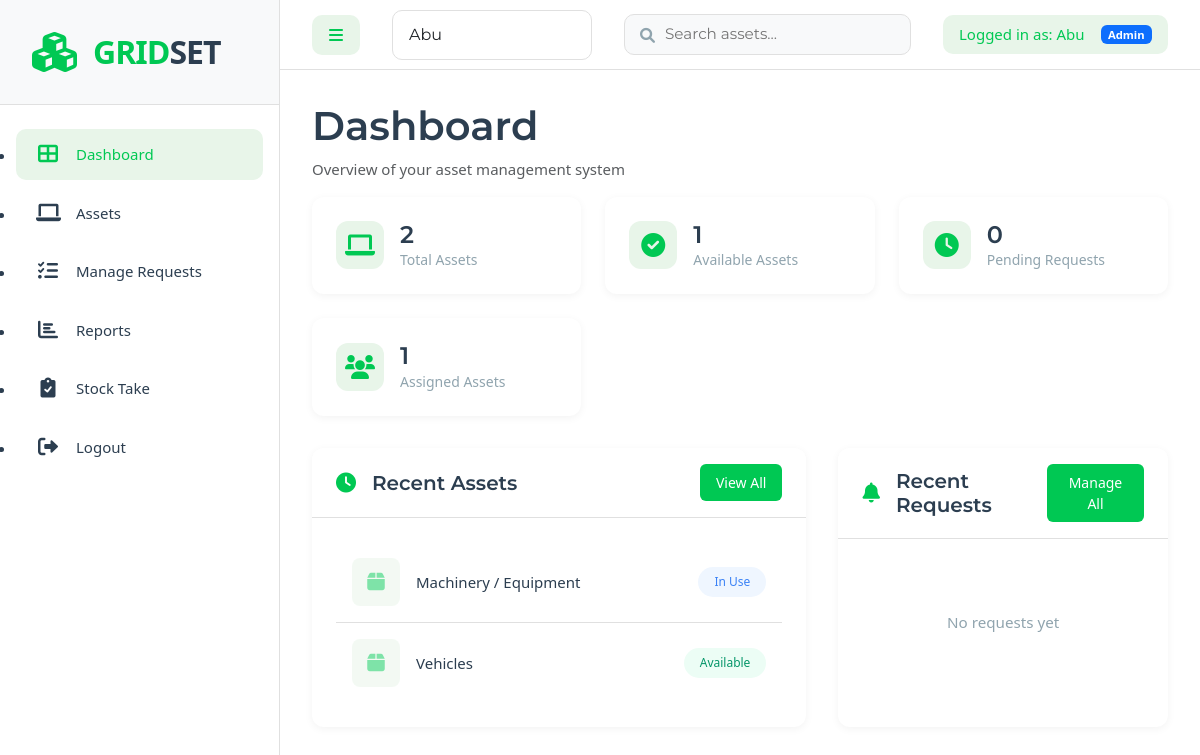
The page /dashboard/ (signed in) on the database its author committed.
### assets/models.py (models this page shows, shortened)
class Asset(models.Model):
    STATUS_CHOICES = [
        ('available', 'Available'),
        ('in_use', 'In Use'),
        ('maintenance', 'Under Maintenance'),
        ('retired', 'Retired')
    ]
    CATEGORY_CHOICES = [
        ('furniture', 'Furniture'),
        ('technology', 'Technology'),
        ('vehicles', 'Vehicles'),
        ('office_supplies', 'Office Supplies'),
        ('machinery', 'Machinery / Equipment')
    ]
    asset_no = models.CharField(max_length=50, unique=True, editable=False, default='TEMP-ASSET-0000')
    serial_no = models.CharField(max_length=100, null=True, blank=True)
    purchase_date = models.DateField(null=True, blank=True)
    purchase_cost = models.DecimalField(max_digits=12, decimal_places=2, null=True, blank=True)
    condition = models.CharField(max_length=100, null=True, blank=True)
    depreciation = models.DecimalField(max_digits=5, decimal_places=2, null=True, blank=True, help_text="Depreciation rate in %")
    supplier = models.CharField(max_length=255, null=True, blank=True)
    warranty = models.CharField(max_length=100, null=True, blank=True)
    description = models.TextField(blank=True)
    category = models.CharField(max_length=50, choices=CATEGORY_CHOICES)
    department = models.ForeignKey(Department, on_delete=models.CASCADE)
    status = models.CharField(max_length=20, choices=STATUS_CHOICES, default='available')
    assigned_to = models.ForeignKey(User, on_delete=models.SET_NULL, null=True, blank=True, related_name='assigned_assets')
    created_at = models.DateTimeField(auto_now_add=True)
    updated_at = models.DateTimeField(auto_now=True)
    image = models.ImageField(upload_to='assets/', null=True, blank=True)
    class Meta:
        ordering = ['-created_at']

### assets/views.py (the view)
# urls.py: path('dashboard/', views.dashboard, name='dashboard'),
@login_required
def dashboard(request):
    context = {
        'total_assets': Asset.objects.count(),
        'available_assets': Asset.objects.filter(status='available').count(),
        'pending_requests': AssetRequest.objects.filter(approved__isnull=True).count(),
        'assigned_assets': Asset.objects.filter(status='in_use').count(),
        'recent_assets': Asset.objects.all()[:5],
        'recent_requests': AssetRequest.objects.all()[:5],
    }
    return render(request, 'assets/dashboard.html', context)

### assets/views.py (called while the page is built)
def get_context_data(request):
    context = {}
    if settings.DEBUG:
        context['available_users'] = User.objects.all().order_by('-is_staff', 'username')
        context['debug'] = True
    return context

### assets/templates/assets/dashboard.html (shortened to what this page needs)
{% extends 'assets/base.html' %}
{% block content %}
<div class="page-header">
    <div class="header-content">
        <h1>Dashboard</h1>
        <p class="text-muted">Overview of your asset management system</p>
    </div>
</div>
<div class="dashboard-grid">
    <div class="stats-row">
        <div class="stat-card">
            <div class="stat-icon">
                <i class="fas fa-laptop"></i>
            </div>
            <div class="stat-content">
                <h3>{{ total_assets }}</h3>
                <p>Total Assets</p>
            </div>
        </div>
        <div class="stat-card">
            <div class="stat-icon">
                <i class="fas fa-check-circle"></i>
            </div>
            <div class="stat-content">
                <h3>{{ available_assets }}</h3>
                <p>Available Assets</p>
            </div>
        </div>
        <div class="stat-card">
            <div class="stat-icon">
                <i class="fas fa-clock"></i>
            </div>
            <div class="stat-content">
                <h3>{{ pending_requests }}</h3>
                <p>Pending Requests</p>
            </div>
        </div>
        <div class="stat-card">
            <div class="stat-icon">
                <i class="fas fa-users"></i>
            </div>
            <div class="stat-content">
                <h3>{{ assigned_assets }}</h3>
                <p>Assigned Assets</p>
            </div>
        </div>
    </div>
    <div class="dashboard-content">
        <div class="content-card">
            <div class="card-header">
                <div class="header-title">
                    <i class="fas fa-clock"></i>
                    <h2>Recent Assets</h2>
                </div>
                <a href="{% url 'asset_list' %}" class="btn btn-primary btn-sm">
                    View All
                </a>
            </div>
            <div class="recent-assets">
                {% for asset in recent_assets %}
                <div class="asset-item">
                    <div class="asset-info">
                        {% if asset.image %}
                            <img src="{{ asset.image.url }}" alt="{{ asset.name }}" class="asset-thumbnail">
                        {% else %}
                            <div class="asset-thumbnail placeholder">
                                <i class="fas fa-box"></i>
                            </div>
                        {% endif %}
                        <div>
                            <span class="category">{{ asset.get_category_display }}</span>
                        </div>
                    </div>
                    <span class="status-badge status-{{ asset.status }}">
                        {{ asset.get_status_display }}
                    </span>
                </div>
                {% empty %}
                <div class="empty-state">
                    <p>No assets added yet</p>
                    <a href="{% url 'asset_create' %}" class="btn btn-primary btn-sm">Add Asset</a>
                </div>
                {% endfor %}
            </div>
        </div>
        <div class="content-card">
            <div class="card-header">
                <div class="header-title">
                    <i class="fas fa-bell"></i>
                    <h2>Recent Requests</h2>
                </div>
                {% if user.is_staff %}
                <a href="{% url 'manage_requests' %}" class="btn btn-primary btn-sm">
                    Manage All
                </a>
                {% endif %}
            </div>
            <div class="recent-requests">
                {% for request in recent_requests %}
                <div class="request-item">
                    <div class="user-info">
                        <img src="https://ui-avatars.com/api/?name={{ request.user.get_full_name|default:request.user.username }}&size=32" alt="User" class="user-avatar">
                        <div>
                            <h4>{{ request.user.get_full_name|default:request.user.username }}</h4>
                            <span class="text-muted">{{ request.request_date|date:"M d, Y" }}</span>
                        </div>
                    </div>
                    <div class="request-asset">
                        <span>{{ request.asset.name }}</span>
                        {% if request.approved is None %}
                            <span class="status-badge status-pending">Pending</span>
                        {% elif request.approved %}
                            <span class="status-badge status-approved">Approved</span>
                        {% else %}
                            <span class="status-badge status-rejected">Rejected</span>
                        {% endif %}
                    </div>
                </div>
                {% empty %}
                <div class="empty-state">
                    <p>No requests yet</p>
                </div>
                {% endfor %}
            </div>
        </div>
    </div>
</div>
{% endblock %}

### assets/templates/assets/base.html (shortened to what this page needs)
{% load static %}
<!DOCTYPE html>
<html lang="en">
<head>
    <link href="https://cdn.jsdelivr.net/npm/bootstrap@5.3.2/dist/css/bootstrap.min.css" rel="stylesheet">
    <link href="https://cdnjs.cloudflare.com/ajax/libs/font-awesome/6.0.0/css/all.min.css" rel="stylesheet">
    <link rel="stylesheet" href="{% static 'styles.css' %}">
</head>
<body>
    <div class="app-wrapper">
        <nav id="sidebar">
            <div class="sidebar-header">
                <div class="logo">
                    <i class="fas fa-cubes logo-icon"></i>
                    <div class="logo-text">
                        <span class="logo-grid">GRID</span><span class="logo-set">SET</span>
                    </div>
                </div>
            </div>
            <ul class="sidebar-menu">
                <li class="{% if request.resolver_match.url_name == 'dashboard' %}active{% endif %}">
                    <a href="{% url 'dashboard' %}">
                        <i class="fas fa-th-large"></i>
                        <span>Dashboard</span>
                    </a>
                </li>
                <li class="{% if request.resolver_match.url_name == 'asset_list' %}active{% endif %}">
                    <a href="{% url 'asset_list' %}">
                        <i class="fas fa-laptop"></i>
                        <span>Assets</span>
                    </a>
                </li>
                {% if user.is_staff or user.is_superuser %}
                <li class="{% if request.resolver_match.url_name == 'manage_requests' %}active{% endif %}">
                    <a href="{% url 'manage_requests' %}">
                        <i class="fas fa-tasks"></i>
                        <span>Manage Requests</span>
                    </a>
                </li>
                {% endif %}
                <li class="{% if request.resolver_match.url_name == 'reports' %}active{% endif %}">
                    <a href="{% url 'reports' %}">
                        <i class="fas fa-chart-bar"></i>
                        <span>Reports</span>
                    </a>
                </li>
                {% if user.is_staff or user.is_superuser %}
                <li class="{% if request.resolver_match.url_name == 'stock_take_list' %}active{% endif %}">
                    <a href="{% url 'stock_take_list' %}">
                        <i class="fas fa-clipboard-check"></i>
                        <span>Stock Take</span>
                    </a>
                </li>
                {% endif %}
                <li>
                    <a href="{% url 'logout' %}">
                        <i class="fas fa-sign-out-alt"></i>
                        <span>Logout</span>
                    </a>
                </li>
            </ul>
        </nav>
        <div id="main-content">
            <nav class="top-nav">
                <div class="nav-left">
                    <button type="button" id="sidebarCollapse" class="btn">
                        <i class="fas fa-bars"></i>
                    </button>
                    {% if debug %}
                        <div class="user-switcher">
                            <form method="post" action="{% url 'switch_user' %}" class="user-switcher-form">
                                <select name="user_id" class="form-select" onchange="this.form.submit()">
                                    {% for user in available_users %}
                                        <option value="{{ user.id }}" {% if user == request.user %}selected{% endif %}>
                                            {{ user.get_full_name|default:user.username }}
                                        </option>
                                    {% endfor %}
                                </select>
                            </form>
                        </div>
                    {% endif %}
                    <div class="search-container">
                        <form method="get" action="{% url 'asset_list' %}" class="search-form">
                            <input
                                type="text"
                                name="q"
                                placeholder="Search assets..."
                                class="search-input"
                                value="{{ search_query|default:'' }}"
                                autocomplete="off"
                            >
                        </form>
                    </div>
                </div>
                <div class="nav-right">
                    <div class="current-user">
                        <span>Logged in as: {{ request.user.get_full_name|default:request.user.username }}</span>
                        {% if request.user.is_staff %}
                            <span class="badge bg-primary">Admin</span>
                        {% endif %}
                    </div>
                </div>
            </nav>
            <div class="content-wrapper">
                {% block content %}
                {% endblock %}
            </div>
        </div>
    </div>
</body>
</html>

### rows shown on the page
Asset: category "Machinery / Equipment", status "In Use"
Asset: category "Vehicles", status "Available"

### other values the page prints
{{ request.user.get_full_name|default:request.user.username }} "Abu"
{{ total_assets }} "2"
{{ available_assets }} "1"
{{ pending_requests }} "0"
{{ assigned_assets }} "1"
form field user_id "Abu"
